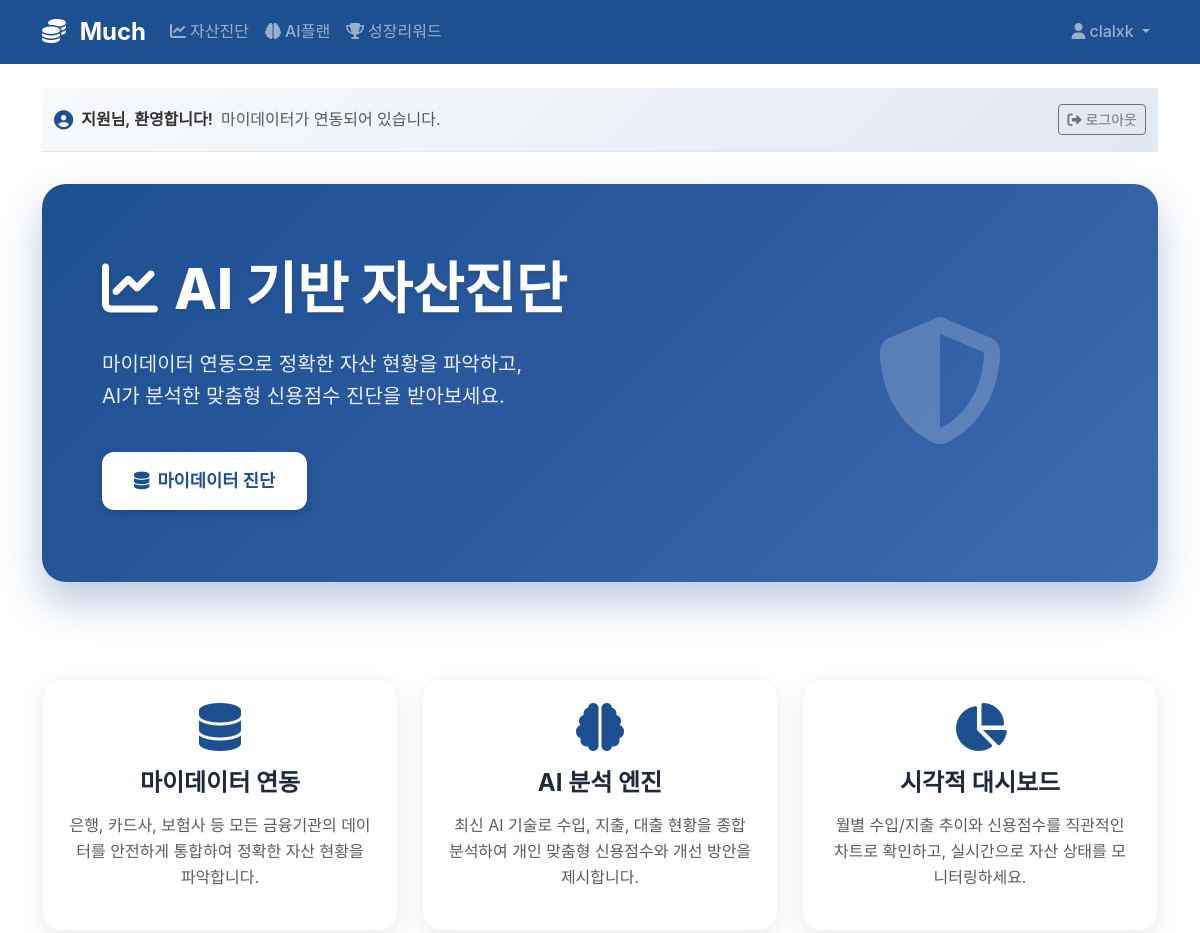
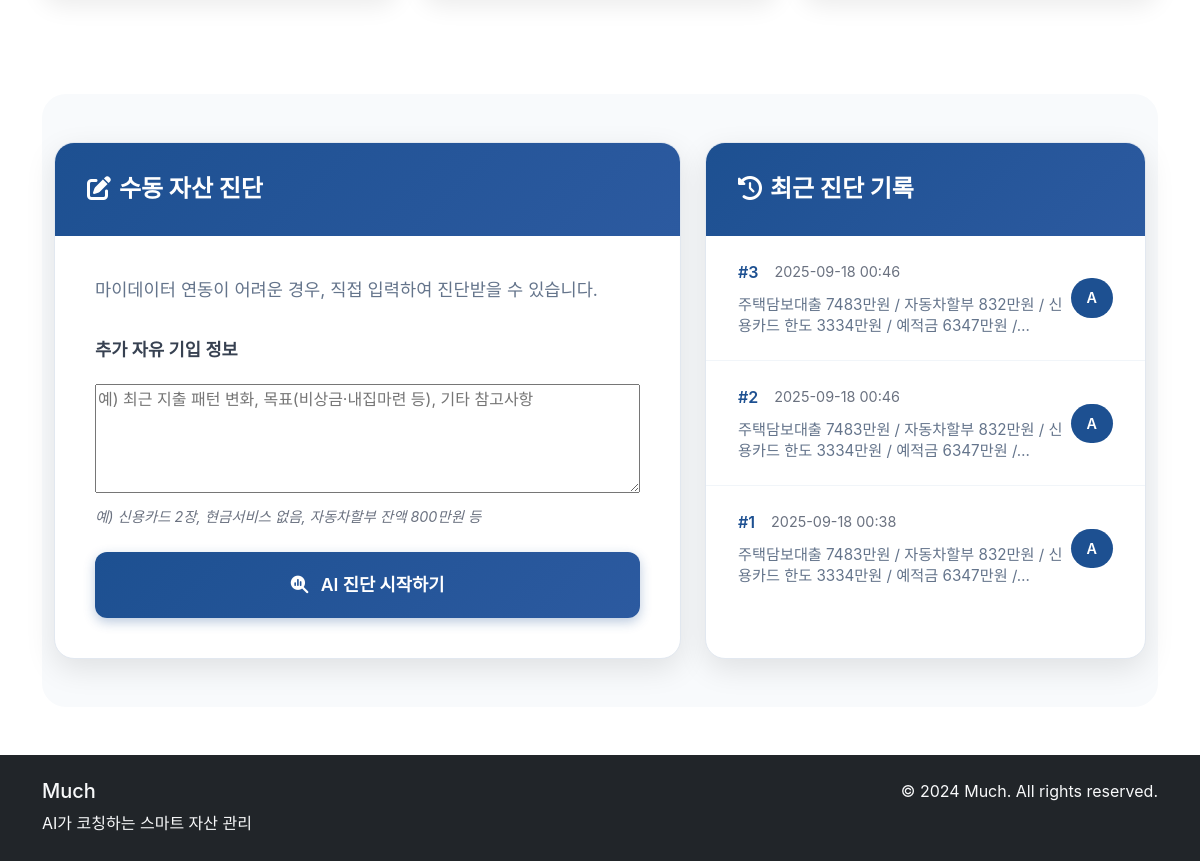
The app's page / (signed in) with its own data (2 pictures, top to bottom).
### asset/models.py (models this page shows, shortened)
class Assessment(models.Model):
    user = models.ForeignKey(User, null=True, blank=True, on_delete=models.SET_NULL)
    credit_info = models.TextField(help_text="신용정보 요약(대출/카드/한도 등 자유기입)")
    income_6m = models.DecimalField("6개월 총 수입", max_digits=14, decimal_places=2,
                                    validators=[MinValueValidator(0)])
    expense_6m = models.DecimalField("6개월 총 지출", max_digits=14, decimal_places=2,
                                     validators=[MinValueValidator(0)])
    credit_score = models.IntegerField("신용점수",
                                       validators=[MinValueValidator(0), MaxValueValidator(1000)])
    result = models.JSONField(null=True, blank=True)  # LLM 결과(JSON)
    grade = models.CharField(max_length=2, blank=True)  # 빠른 접근용(A/B/C/D 등)
    created_at = models.DateTimeField(auto_now_add=True)
    class Meta:
        ordering = ["-created_at"]

### asset/views.py (the view)
# urls.py: path("", views.home, name="home"),
@require_http_methods(["GET"])
def home(request):
    form = AssessmentInputForm()
    latest = Assessment.objects.all()[:5]
    return render(request, "asset/home.html", {"form": form, "latest": latest})

### asset/forms.py
class AssessmentInputForm(forms.Form):
    credit_info = forms.CharField(
        label="추가 자유 기입 정보",
        widget=forms.Textarea(attrs={
            "rows":4,
            "placeholder":"예) 최근 지출 패턴 변화, 목표(비상금·내집마련 등), 기타 참고사항"
        })
    )

### templates/asset/home.html (shortened to what this page needs)
{% extends "base.html" %}
{% load static %}
{% block content %}
{% if user.is_authenticated %}
<div class="user-status-bar mb-4">
  <div class="container">
    <div class="row align-items-center">
      <div class="col-md-8">
        <div class="user-info">
          <i class="fas fa-user-circle me-2"></i>
          <span class="fw-semibold">{{ user.first_name|default:user.username }}님, 환영합니다!</span>
          <span class="text-muted ms-2">마이데이터가 연동되어 있습니다.</span>
        </div>
      </div>
      <div class="col-md-4 text-md-end">
        <a href="{% url 'asset:logout' %}" class="btn btn-outline-secondary btn-sm">
          <i class="fas fa-sign-out-alt me-1"></i>로그아웃
        </a>
      </div>
    </div>
  </div>
</div>
{% endif %}
<div class="hero-section mb-5">
  <div class="hero-container">
    <div class="container">
      <div class="row align-items-center min-vh-35">
        <div class="col-lg-8">
          <div class="hero-content">
            <h1 class="hero-title">
              <i class="fas fa-chart-line me-3"></i>AI 기반 자산진단
            </h1>
            <p class="hero-subtitle">
              마이데이터 연동으로 정확한 자산 현황을 파악하고,<br>
              AI가 분석한 맞춤형 신용점수 진단을 받아보세요.
            </p>
            <div class="hero-buttons">
              {% if user.is_authenticated %}
                <form method="post" action="{% url 'asset:assess_mydata' %}" class="d-inline">
                  <button class="btn btn-hero-primary">
                    <i class="fas fa-database me-2"></i>마이데이터 진단
                  </button>
                </form>
              {% endif %}
            </div>
          </div>
        </div>
        <div class="col-lg-4">
          <div class="hero-visual">
            <div class="hero-icon">
              <i class="fas fa-shield-alt"></i>
            </div>
          </div>
        </div>
      </div>
    </div>
  </div>
</div>
<div class="features-section mb-5">
  <div class="row g-4">
    <div class="col-md-4">
      <div class="feature-card text-center p-4 h-100">
        <div class="feature-icon mb-3">
          <i class="fas fa-database" style="font-size: 3rem; color: #1d5091;"></i>
        </div>
        <h4 class="fw-bold mb-3">마이데이터 연동</h4>
        <p class="text-muted">
          은행, 카드사, 보험사 등 모든 금융기관의 데이터를
          안전하게 통합하여 정확한 자산 현황을 파악합니다.
        </p>
      </div>
    </div>
    <div class="col-md-4">
      <div class="feature-card text-center p-4 h-100">
        <div class="feature-icon mb-3">
          <i class="fas fa-brain" style="font-size: 3rem; color: #1d5091;"></i>
        </div>
        <h4 class="fw-bold mb-3">AI 분석 엔진</h4>
        <p class="text-muted">
          최신 AI 기술로 수입, 지출, 대출 현황을 종합 분석하여
          개인 맞춤형 신용점수와 개선 방안을 제시합니다.
        </p>
      </div>
    </div>
    <div class="col-md-4">
      <div class="feature-card text-center p-4 h-100">
        <div class="feature-icon mb-3">
          <i class="fas fa-chart-pie" style="font-size: 3rem; color: #1d5091;"></i>
        </div>
        <h4 class="fw-bold mb-3">시각적 대시보드</h4>
        <p class="text-muted">
          월별 수입/지출 추이와 신용점수를 직관적인 차트로
          확인하고, 실시간으로 자산 상태를 모니터링하세요.
        </p>
      </div>
    </div>
  </div>
</div>
<div class="main-content-section">
  <div class="container">
<div class="row g-4">
  <div class="col-lg-7">
        <div class="form-card">
          <div class="form-card-header">
            <h5 class="form-card-title">
              <i class="fas fa-edit me-2"></i>수동 자산 진단
            </h5>
          </div>
          <div class="form-card-body">
            <p class="form-description">
              마이데이터 연동이 어려운 경우, 직접 입력하여 진단받을 수 있습니다.
            </p>
            <form method="post" action="{% url 'asset:assess' %}" class="assessment-form">
              <div class="form-group">
            <label class="form-label">{{ form.credit_info.label }}</label>
            {{ form.credit_info }}
                <div class="form-help">예) 신용카드 2장, 현금서비스 없음, 자동차할부 잔액 800만원 등</div>
          </div>
              <button class="btn btn-form-submit">
                <i class="fa-solid fa-magnifying-glass-chart me-2"></i> AI 진단 시작하기
          </button>
        </form>
      </div>
    </div>
  </div>
  <div class="col-lg-5">
        <div class="history-card">
          <div class="history-card-header">
            <h5 class="history-card-title">
              <i class="fas fa-history me-2"></i>최근 진단 기록
            </h5>
          </div>
          <div class="history-card-body">
            <div class="history-list">
        {% for it in latest %}
                <a class="history-item" href="{% url 'asset:assessment_detail' it.pk %}">
                  <div class="history-item-content">
                    <div class="history-item-header">
                      <span class="history-item-id">#{{ it.pk }}</span>
                      <span class="history-item-date">{{ it.created_at|date:"Y-m-d H:i" }}</span>
                    </div>
                    <div class="history-item-description">{{ it.credit_info|truncatechars:60 }}</div>
            </div>
                  <span class="history-item-badge">{{ it.grade|default:"-" }}</span>
          </a>
        {% empty %}
                <div class="history-empty">
                  <i class="fas fa-inbox"></i>
                  <div class="history-empty-text">아직 진단 기록이 없습니다.</div>
                </div>
        {% endfor %}
            </div>
          </div>
        </div>
      </div>
    </div>
  </div>
</div>
{% endblock %}

### templates/base.html (shortened to what this page needs)
<!DOCTYPE html>
<html lang="ko">
<head>
    <title>{% load static %}
{% block title %}금융보안아카데미{% endblock %}</title>
    <link href="https://cdn.jsdelivr.net/npm/bootstrap@5.3.0/dist/css/bootstrap.min.css" rel="stylesheet">
    <link rel="stylesheet" href="https://cdnjs.cloudflare.com/ajax/libs/font-awesome/6.4.0/css/all.min.css">
    <link rel="stylesheet" href="{% static 'css/style.css' %}">
    <link rel="stylesheet" href="{% static 'css/plan.css' %}">
</head>
<body class="{% block body_class %}{% endblock %}">
    <nav class="navbar navbar-expand-lg navbar-dark" style="background-color: #1d5091;">
        <div class="container">
            <a class="navbar-brand" href="{% url 'asset:home' %}">
                <i class="fas fa-coins me-2"></i>
                Much
            </a>
            <div class="collapse navbar-collapse" id="navbarNav">
                <ul class="navbar-nav me-auto">
                    <li class="nav-item">
                        <a class="nav-link" href="{% url 'asset:home' %}">
                            <i class="fas fa-chart-line me-1"></i>자산진단
                        </a>
                    </li>
                    <li class="nav-item">
                        <a class="nav-link" href="{% url 'plan:plan_home' %}">
                            <i class="fas fa-brain me-1"></i>AI플랜
                        </a>
                    </li>
                    <li class="nav-item">
                        <a class="nav-link" href="{% url 'reward:reward_home' %}">
                            <i class="fas fa-trophy me-1"></i>성장리워드
                        </a>
                    </li>
                </ul>
                <ul class="navbar-nav">
                    {% if user.is_authenticated %}
                        <li class="nav-item dropdown">
                            <a class="nav-link dropdown-toggle" href="#" id="navbarDropdown" role="button" data-bs-toggle="dropdown">
                                <i class="fas fa-user me-1"></i>{{ user.username }}
                            </a>
                        </li>
                    {% else %}
                        <li class="nav-item">
                            <a class="nav-link" href="{% url 'admin:login' %}">
                                <i class="fas fa-sign-in-alt me-1"></i>로그인
                            </a>
                        </li>
                    {% endif %}
                </ul>
            </div>
        </div>
    </nav>
    <main class="container my-4">
        {% block content %}{% endblock %}
    </main>
    <footer class="bg-dark text-light py-4 mt-5">
        <div class="container">
            <div class="row">
                <div class="col-md-6">
                    <h5>Much</h5>
                    <p class="mb-0">AI가 코칭하는 스마트 자산 관리</p>
                </div>
                <div class="col-md-6 text-md-end">
                    <p class="mb-0">&copy; 2024 Much. All rights reserved.</p>
                </div>
            </div>
        </div>
    </footer>
</body>
</html>

### static/css/style.css (style rules this page uses)
:root { --primary-color: #1d5091; --secondary-color: #f8f9fa; --accent-color: #28a745; --warning-color: #ffc107; --danger-color: #dc3545; --text-color: #333; --light-text: #6c757d; --border-color: #dee2e6; }
body { font-family: 'Noto Sans KR', -apple-system, BlinkMacSystemFont, 'Segoe UI', Roboto, sans-serif; color: var(--text-color); line-height: 1.6; }
.navbar-brand { font-weight: 700; font-size: 1.5rem; }
.navbar-nav .nav-link { font-weight: 500; transition: color 0.3s ease; }
.form-label { font-weight: 600; color: var(--text-color); margin-bottom: 8px; }
.user-status-bar { background: linear-gradient(135deg, #f8fafc 0%, #e2e8f0 100%); border-bottom: 1px solid #e2e8f0; padding: 1rem 0; }
.user-info { display:flex; align-items:center; font-size:1rem; }
.user-info i { font-size:1.2rem; color:#1d5091; }
.hero-section { background: linear-gradient(135deg, #1d5091 0%, #2c5aa0 50%, #3b6bb0 100%); border-radius: 24px; overflow: hidden; margin: 2rem 0; box-shadow: 0 20px 40px rgba(29, 80, 145, 0.3); }
.hero-container { padding: 3rem 3rem; }
.hero-content { padding: 1.5rem 0; max-width: 100%; }
.hero-title { font-size: 3.0rem; font-weight: 800; color: #fff; margin-bottom: 1.5rem; line-height: 1.2; text-shadow: 0 2px 4px rgba(0,0,0,0.1); }
.hero-subtitle { font-size:1.15rem; color: rgba(255,255,255,.9); margin-bottom:2rem; line-height:1.6; }
.hero-buttons { display:flex; gap:1rem; flex-wrap:wrap; }
.btn-hero-primary { background:#fff; color:#1d5091; border:none; padding:1rem 2rem; border-radius:12px; font-weight:600; font-size:1.05rem; transition:all .3s ease; box-shadow:0 4px 12px rgba(0,0,0,.15); }
.hero-visual { display:flex; justify-content:center; align-items:center; height:100%; }
.hero-icon { font-size: 8rem; color: rgba(255,255,255,.2); animation: float 6s ease-in-out infinite; }
.features-section { padding: 2rem 0; }
.feature-card { background:#fff; border-radius:20px; padding:2rem; box-shadow:0 8px 25px rgba(0,0,0,.08); transition: all .3s ease; border:1px solid #f1f5f9; height:100%; }
.feature-card h4 { font-size:1.25rem; font-weight:700; color:#1e293b; margin-bottom:1rem; }
.feature-card p { color:#64748b; font-size:1rem; line-height:1.6; }
.main-content-section { padding:3rem 0; background:#f8fafc; border-radius:24px; margin:2rem 0; }
.form-card { background:#fff; border-radius:20px; box-shadow:0 10px 30px rgba(0,0,0,.1); overflow:hidden; border:1px solid #e2e8f0; }
.form-card-header { background: linear-gradient(135deg, #1d5091 0%, #2c5aa0 100%); padding:2rem; color:#fff; }
.form-card-title { font-size:1.4rem; font-weight:700; margin:0; }
.form-card-body { padding:2rem; }
.form-description { color:#64748b; font-size:1.05rem; margin-bottom:1.5rem; line-height:1.6; }
.assessment-form { display:flex; flex-direction:column; gap:1.25rem; }
.form-group { display:flex; flex-direction:column; gap:.75rem; }
.form-help { color:#6b7280; font-size:.9rem; font-style:italic; }
.btn-form-submit { background: linear-gradient(135deg, #1d5091 0%, #2c5aa0 100%); color:#fff; border:none; padding:1.1rem 2rem; border-radius:12px; font-weight:600; font-size:1.05rem; transition: all .3s ease; box-shadow:0 4px 12px rgba(29,80,145,.3); }
.history-card { background:#fff; border-radius:20px; box-shadow:0 10px 30px rgba(0,0,0,.1); overflow:hidden; border:1px solid #e2e8f0; height:100%; }
.history-card-header { background: linear-gradient(135deg, #1d5091 0%, #2c5aa0 100%); padding:2rem; color:#fff; }
.history-card-title { font-size:1.4rem; font-weight:700; margin:0; }
.history-card-body { padding:0; }
.history-list { display:flex; flex-direction:column; }
.history-item { display:flex; justify-content:space-between; align-items:center; padding:1.25rem 1.75rem; border-bottom:1px solid #f1f5f9; transition: all .3s ease; text-decoration:none; color:inherit; }
.history-item:last-child { border-bottom:none; }
.history-item-content { flex:1; }
.history-item-header { display:flex; gap:1rem; margin-bottom:.5rem; }
.history-item-id { font-weight:600; color:#1d5091; }
.history-item-date { color:#6b7280; font-size:.9rem; }
.history-item-description { color:#64748b; font-size:.95rem; line-height:1.4; }
.history-item-badge { background:#1d5091; color:#fff; padding:.4rem .9rem; border-radius:20px; font-weight:600; font-size:.9rem; }

### records on screen
Assessment: pk "3", created_at "2025-09-18 00:46", credit_info "주택담보대출 7483만원 / 자동차할부 832만원 / 신용카드 한도 3334만원 / 예적금 6347만원 /…", grade "A"
Assessment: pk "2", created_at "2025-09-18 00:46", credit_info "주택담보대출 7483만원 / 자동차할부 832만원 / 신용카드 한도 3334만원 / 예적금 6347만원 /…", grade "A"
Assessment: pk "1", created_at "2025-09-18 00:38", credit_info "주택담보대출 7483만원 / 자동차할부 832만원 / 신용카드 한도 3334만원 / 예적금 6347만원 /…", grade "A"

### other values on screen
{{ user.username }} "clalxk"
{{ user.first_name|default:user.username }} "지원"
